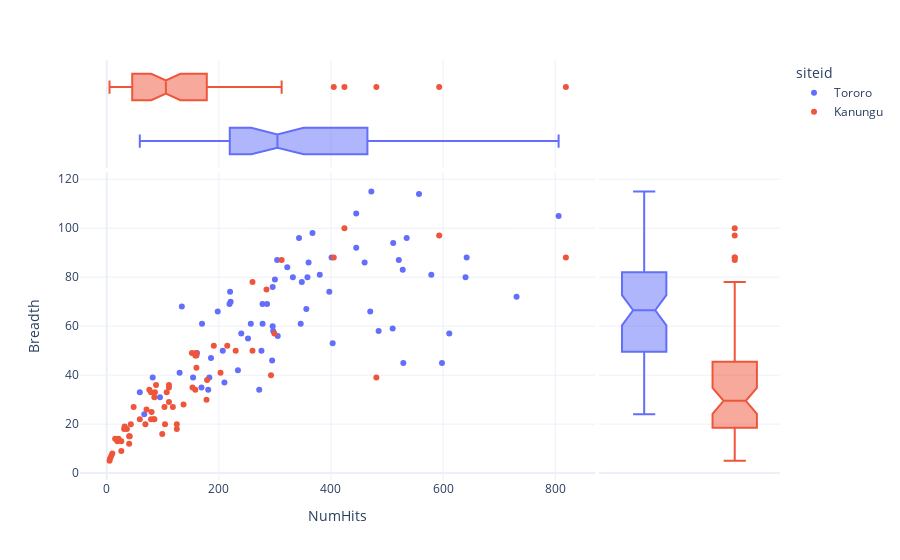

Here is the notebook cell this chart was saved with:
### Markdown cell above
## Correlation with Number of Enriched Peptides

### Code cell
px.scatter(
    frame, x = 'NumHits', y = "Breadth",
    color = "siteid", 
    marginal_x = "box",
    marginal_y = "box"
)

### Figure 1 — Plotly figure (JSON) as saved in the notebook; plotly's stock layout.template omitted (floating-point values rounded to 4 significant figures)
{"data": [{"hovertemplate": "siteid=Tororo<br>NumHits=%{x}<br>Breadth=%{y}<extra></extra>", "legendgroup": "Tororo", "marker": {"color": "#636efa", "symbol": "circle"}, "mode": "markers", "name": "Tororo", "orientation": "v", "showlegend": true, "type": "scatter", "x": [470, 511, 557, 186, 348, 403, 67, 521, 360, 806, 529, 731, 367, 221, 642, 272, 305, 134, 207, 210, 485, 82, 234, 198, 332, 346, 300, 380, 59, 528, 640, 183, 358, 397, 278, 286, 510, 472, 252, 240, 161, 445, 322, 276, 296, 130, 219, 611, 297, 401, 181, 445, 295, 535, 95, 343, 257, 304, 169, 598, 460, 356, 220, 170, 278, 579, 296, 154], "xaxis": "x", "y": [66, 94, 114, 47, 78, 53, 24, 87, 86, 105, 45, 72, 98, 70, 88, 34, 56, 68, 50, 37, 58, 39, 42, 66, 80, 61, 79, 81, 33, 83, 80, 39, 80, 74, 61, 69, 59, 115, 55, 57, 49, 106, 84, 50, 76, 41, 69, 57, 58, 88, 34, 92, 46, 96, 31, 96, 61, 87, 35, 45, 86, 67, 74, 61, 69, 81, 60, 39], "yaxis": "y"}, {"alignmentgroup": "True", "hovertemplate": "siteid=Tororo<br>NumHits=%{x}<extra></extra>", "legendgroup": "Tororo", "marker": {"color": "#636efa", "symbol": "circle"}, "name": "Tororo", "notched": true, "offsetgroup": "Tororo", "showlegend": false, "type": "box", "x": [470, 511, 557, 186, 348, 403, 67, 521, 360, 806, 529, 731, 367, 221, 642, 272, 305, 134, 207, 210, 485, 82, 234, 198, 332, 346, 300, 380, 59, 528, 640, 183, 358, 397, 278, 286, 510, 472, 252, 240, 161, 445, 322, 276, 296, 130, 219, 611, 297, 401, 181, 445, 295, 535, 95, 343, 257, 304, 169, 598, 460, 356, 220, 170, 278, 579, 296, 154], "xaxis": "x3", "yaxis": "y3"}, {"alignmentgroup": "True", "hovertemplate": "siteid=Tororo<br>Breadth=%{y}<extra></extra>", "legendgroup": "Tororo", "marker": {"color": "#636efa", "symbol": "circle"}, "name": "Tororo", "notched": true, "offsetgroup": "Tororo", "showlegend": false, "type": "box", "xaxis": "x2", "y": [66, 94, 114, 47, 78, 53, 24, 87, 86, 105, 45, 72, 98, 70, 88, 34, 56, 68, 50, 37, 58, 39, 42, 66, 80, 61, 79, 81, 33, 83, 80, 39, 80, 74, 61, 69, 59, 115, 55, 57, 49, 106, 84, 50, 76, 41, 69, 57, 58, 88, 34, 92, 46, 96, 31, 96, 61, 87, 35, 45, 86, 67, 74, 61, 69, 81, 60, 39], "yaxis": "y2"}, {"hovertemplate": "siteid=Kanungu<br>NumHits=%{x}<br>Breadth=%{y}<extra></extra>", "legendgroup": "Kanungu", "marker": {"color": "#EF553B", "symbol": "circle"}, "mode": "markers", "name": "Kanungu", "orientation": "v", "showlegend": true, "type": "scatter", "x": [137, 40, 118, 21, 40, 293, 103, 88, 36, 153, 19, 6, 111, 285, 5, 215, 71, 69, 79, 104, 10, 158, 26, 31, 80, 179, 481, 99, 8, 41, 299, 107, 125, 32, 159, 85, 84, 79, 26, 230, 260, 203, 85, 312, 424, 111, 152, 111, 593, 405, 819, 191, 86, 125, 160, 43, 260, 158, 59, 160, 178, 76, 15, 48], "xaxis": "x", "y": [28, 12, 27, 14, 15, 40, 27, 36, 18, 35, 13, 6, 29, 75, 5, 52, 26, 20, 22, 20, 8, 34, 9, 18, 25, 38, 39, 16, 7, 15, 57, 33, 20, 19, 49, 22, 22, 33, 13, 50, 50, 41, 31, 87, 100, 36, 49, 35, 97, 88, 88, 52, 33, 18, 48, 20, 78, 48, 22, 43, 30, 34, 14, 27], "yaxis": "y"}, {"alignmentgroup": "True", "hovertemplate": "siteid=Kanungu<br>NumHits=%{x}<extra></extra>", "legendgroup": "Kanungu", "marker": {"color": "#EF553B", "symbol": "circle"}, "name": "Kanungu", "notched": true, "offsetgroup": "Kanungu", "showlegend": false, "type": "box", "x": [137, 40, 118, 21, 40, 293, 103, 88, 36, 153, 19, 6, 111, 285, 5, 215, 71, 69, 79, 104, 10, 158, 26, 31, 80, 179, 481, 99, 8, 41, 299, 107, 125, 32, 159, 85, 84, 79, 26, 230, 260, 203, 85, 312, 424, 111, 152, 111, 593, 405, 819, 191, 86, 125, 160, 43, 260, 158, 59, 160, 178, 76, 15, 48], "xaxis": "x3", "yaxis": "y3"}, {"alignmentgroup": "True", "hovertemplate": "siteid=Kanungu<br>Breadth=%{y}<extra></extra>", "legendgroup": "Kanungu", "marker": {"color": "#EF553B", "symbol": "circle"}, "name": "Kanungu", "notched": true, "offsetgroup": "Kanungu", "showlegend": false, "type": "box", "xaxis": "x2", "y": [28, 12, 27, 14, 15, 40, 27, 36, 18, 35, 13, 6, 29, 75, 5, 52, 26, 20, 22, 20, 8, 34, 9, 18, 25, 38, 39, 16, 7, 15, 57, 33, 20, 19, 49, 22, 22, 33, 13, 50, 50, 41, 31, 87, 100, 36, 49, 35, 97, 88, 88, 52, 33, 18, 48, 20, 78, 48, 22, 43, 30, 34, 14, 27], "yaxis": "y2"}], "layout": {"legend": {"title": {"text": "siteid"}, "tracegroupgap": 0}, "margin": {"t": 60}, "xaxis": {"anchor": "y", "domain": [0, 0.7363], "title": {"text": "NumHits"}}, "xaxis2": {"anchor": "y2", "domain": [0.7413, 1], "matches": "x2", "showgrid": false, "showline": false, "showticklabels": false, "ticks": ""}, "xaxis3": {"anchor": "y3", "domain": [0, 0.7363], "matches": "x", "showgrid": true, "showticklabels": false}, "xaxis4": {"anchor": "y4", "domain": [0.7413, 1], "matches": "x2", "showgrid": false, "showline": false, "showticklabels": false, "ticks": ""}, "yaxis": {"anchor": "x", "domain": [0, 0.7326], "title": {"text": "Breadth"}}, "yaxis2": {"anchor": "x2", "domain": [0, 0.7326], "matches": "y", "showgrid": true, "showticklabels": false}, "yaxis3": {"anchor": "x3", "domain": [0.7426, 1], "matches": "y3", "showgrid": false, "showline": false, "showticklabels": false, "ticks": ""}, "yaxis4": {"anchor": "x4", "domain": [0.7426, 1], "matches": "y3", "showgrid": true, "showline": false, "showticklabels": false, "ticks": ""}}}
